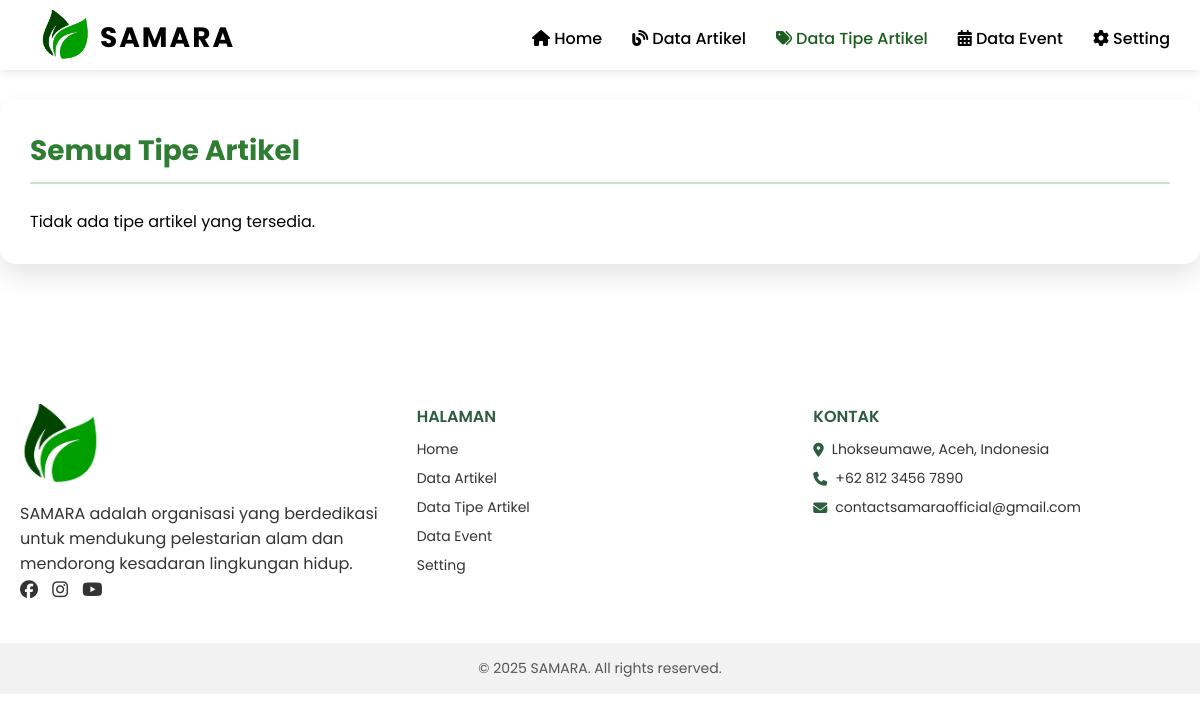
The page /admin/tipeartikel.php on the database as committed earlier.
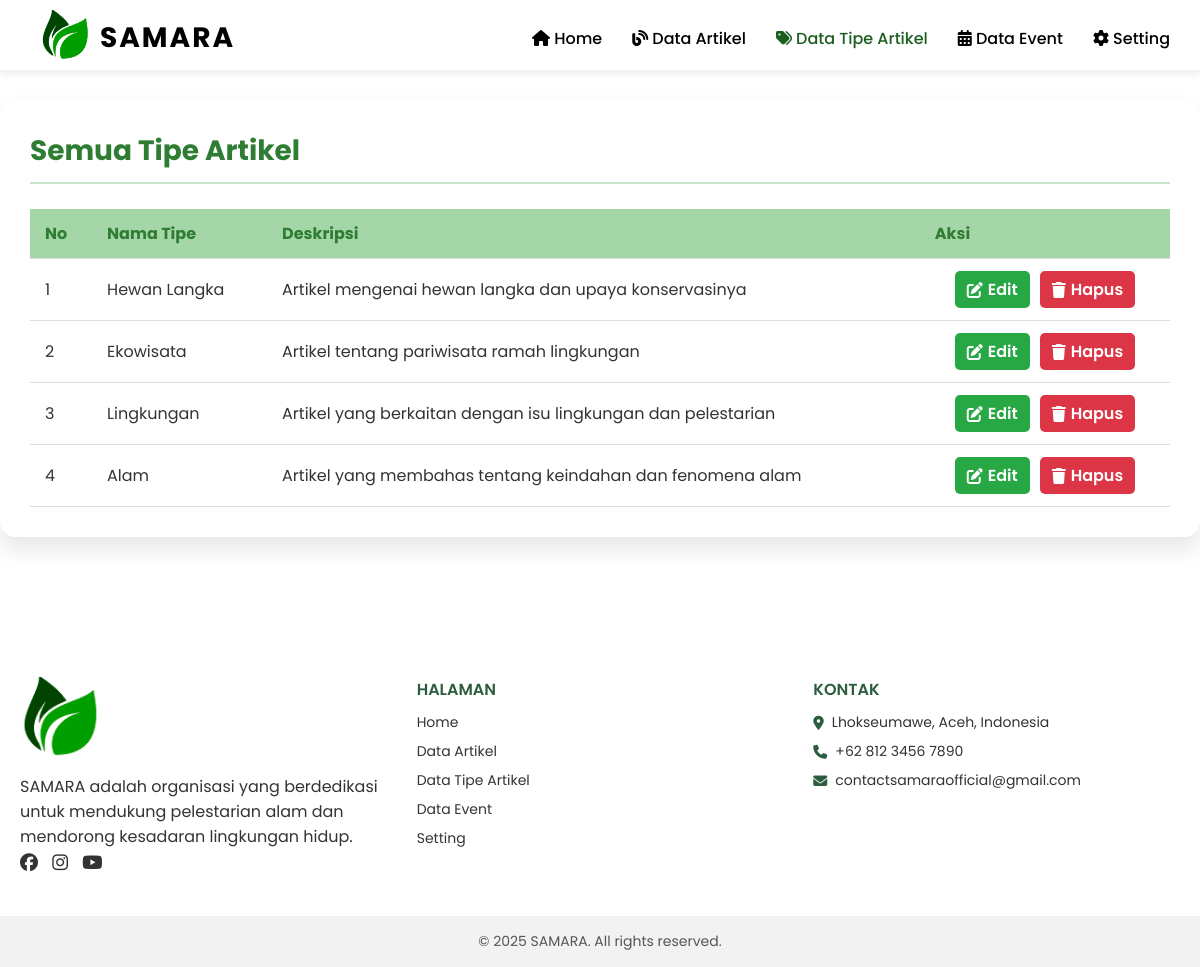
The same page on the database as committed later.
### tables this page shows
CREATE TABLE `tipe_artikel` (
  `id_tipe` varchar(6) NOT NULL,
  `nama_tipe` varchar(100) NOT NULL,
  `deskripsi` text DEFAULT NULL
);

### database/koneksi.php (called while the page is built, shortened)
<?php
$koneksi = mysqli_connect("localhost","root","","db_samara");
function query($query){
    global $koneksi;
    $result = mysqli_query($koneksi,$query);
    $rows =[];
    while($user = mysqli_fetch_assoc($result)){
        $rows[] = $user;
    }
    return $rows;
};
?>

### admin/tipeartikel.php (the view, shortened to what this page needs)
<?php
require '../database/koneksi.php';
$dataTipeArtikel = query("SELECT * FROM tipe_artikel ORDER BY id_tipe DESC");
?>
<!DOCTYPE html>
<html lang="en">
<head>
  <link rel="stylesheet" href="css/tipeartikel.css?<?php echo time(); ?>">
</head>
<body>
     <div class="falling-leaves"></div>
<?php include 'header_navbar.php'; ?>
<div class="tipeartikel-container fade-down">
  <h1 class="tipeartikel-heading">Semua Tipe Artikel</h1>
  <?php if (!empty($dataTipeArtikel)) : ?>
    <div class="tabel-scroll-wrapper">
    <table class="tipeartikel-table">
      <thead>
        <tr>
          <th>No</th>
          <th>Nama Tipe</th>
          <th>Deskripsi</th>
          <th>Aksi</th>
        </tr>
      </thead>
      <tbody>
        <?php $no = 1; foreach ($dataTipeArtikel as $tipe): ?>
        <tr>
          <td><?= $no++; ?></td>
          <td><?= htmlspecialchars($tipe['nama_tipe']); ?></td>
          <td><?= htmlspecialchars($tipe['deskripsi']); ?></td>
          <td class="tipeartikel-actions">
            <div class="action-buttons">
              <a href="edit_tipeartikel.php?id=<?= $tipe['id_tipe']; ?>" class="btn-edit">
                <i class="fa-solid fa-pen-to-square"></i> Edit
              </a>
              <a href="hapus_tipeartikel.php?id=<?= $tipe['id_tipe']; ?>" class="btn-delete" onclick="return confirm('Yakin ingin menghapus tipe ini?')">
                <i class="fa-solid fa-trash"></i> Hapus
              </a>
            </div>
          </td>
        </tr>
        <?php endforeach; ?>
      </tbody>
    </table>
    </div>
  <?php else : ?>
    <p>Tidak ada tipe artikel yang tersedia.</p>
  <?php endif; ?>
</div>
<footer>
  <div class="footer-container">
    <div class="footer-section">
      <img src="img/icon-logo.png" alt="Logo SAMARA" class="footer-logo">
      <p>
        SAMARA adalah organisasi yang berdedikasi untuk mendukung pelestarian alam dan mendorong kesadaran lingkungan hidup.
      </p>
      <div class="social-links">
        <a href="#"><i class="fa-brands fa-facebook"></i></a>
        <a href="#"><i class="fa-brands fa-instagram"></i></a>
        <a href="#"><i class="fa-brands fa-youtube"></i></a>
      </div>
    </div>
    <div class="footer-section">
      <h4>HALAMAN</h4>
      <ul>
        <li><a href="index.php">Home</a></li>
        <li><a href="artikel.php">Data Artikel</a></li>
        <li><a href="tipeartikel.php">Data Tipe Artikel</a></li>
        <li><a href="event.php">Data Event</a></li>
        <li><a href="setting.php">Setting</a></li>
      </ul>
    </div>
    <div class="footer-section">
      <h4>KONTAK</h4>
      <ul>
        <li><i class="fa-solid fa-location-dot"></i> Lhokseumawe, Aceh, Indonesia</li>
        <li><i class="fa-solid fa-phone"></i> +62 812 3456 7890</li>
        <li><i class="fa-solid fa-envelope"></i> contactsamaraofficial@gmail.com</li>
      </ul>
    </div>
  </div>
  <div class="footer-bottom">
    <p>&copy; 2025 SAMARA. All rights reserved.</p>
  </div>
</footer>
</body>
</html>

Rows that differ between the two databases and show on the page:
added tipe_artikel: nama_tipe "Hewan Langka", deskripsi "Artikel mengenai hewan langka dan upaya konservasinya"
added tipe_artikel: nama_tipe "Ekowisata", deskripsi "Artikel tentang pariwisata ramah lingkungan"
added tipe_artikel: nama_tipe "Lingkungan", deskripsi "Artikel yang berkaitan dengan isu lingkungan dan pelestarian"
added tipe_artikel: nama_tipe "Alam", deskripsi "Artikel yang membahas tentang keindahan dan fenomena alam"
Other text that changed with them:
text no longer shown: "Tidak ada tipe artikel yang tersedia."
text now shown: "No Nama Tipe Deskripsi Aksi"
